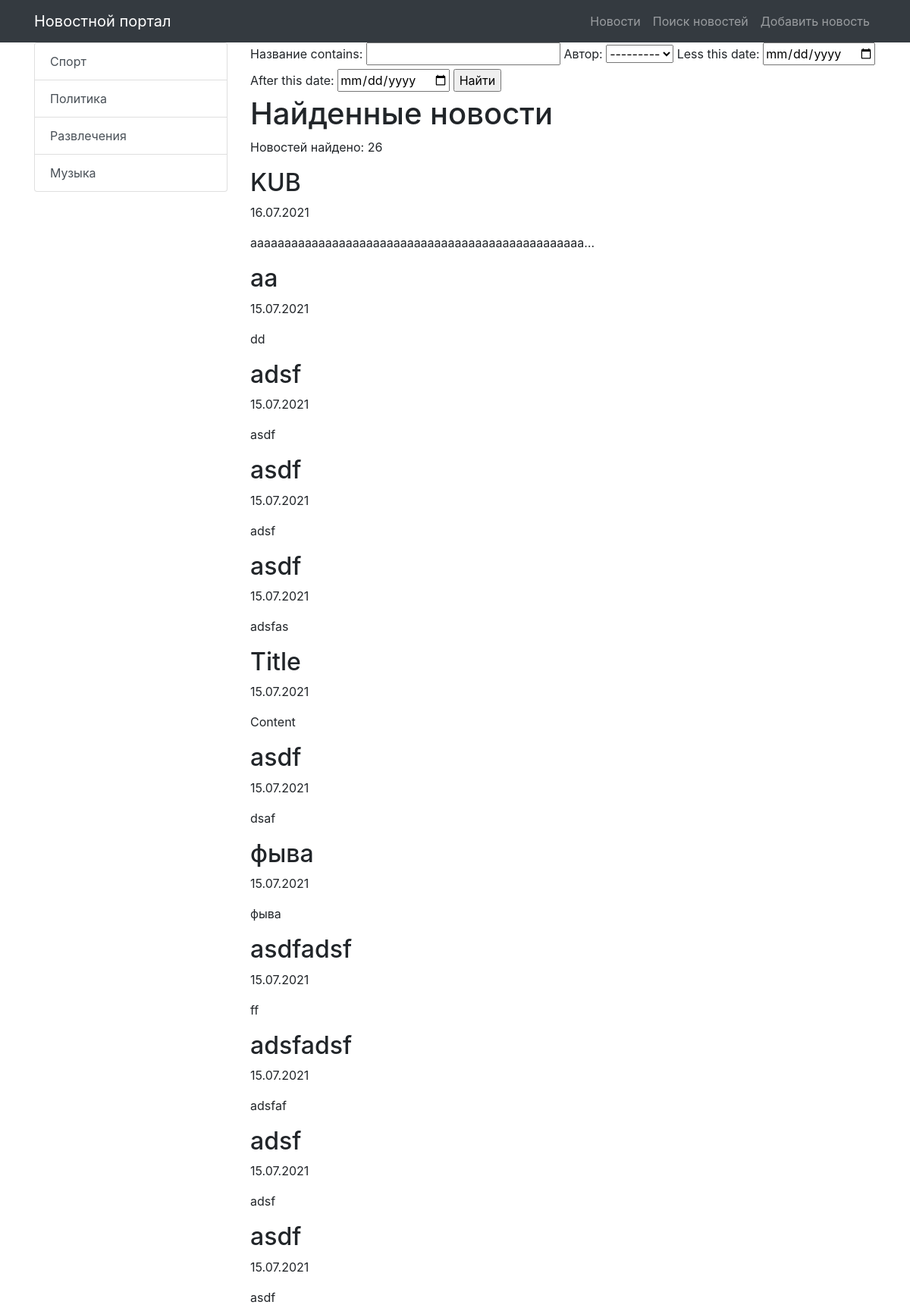
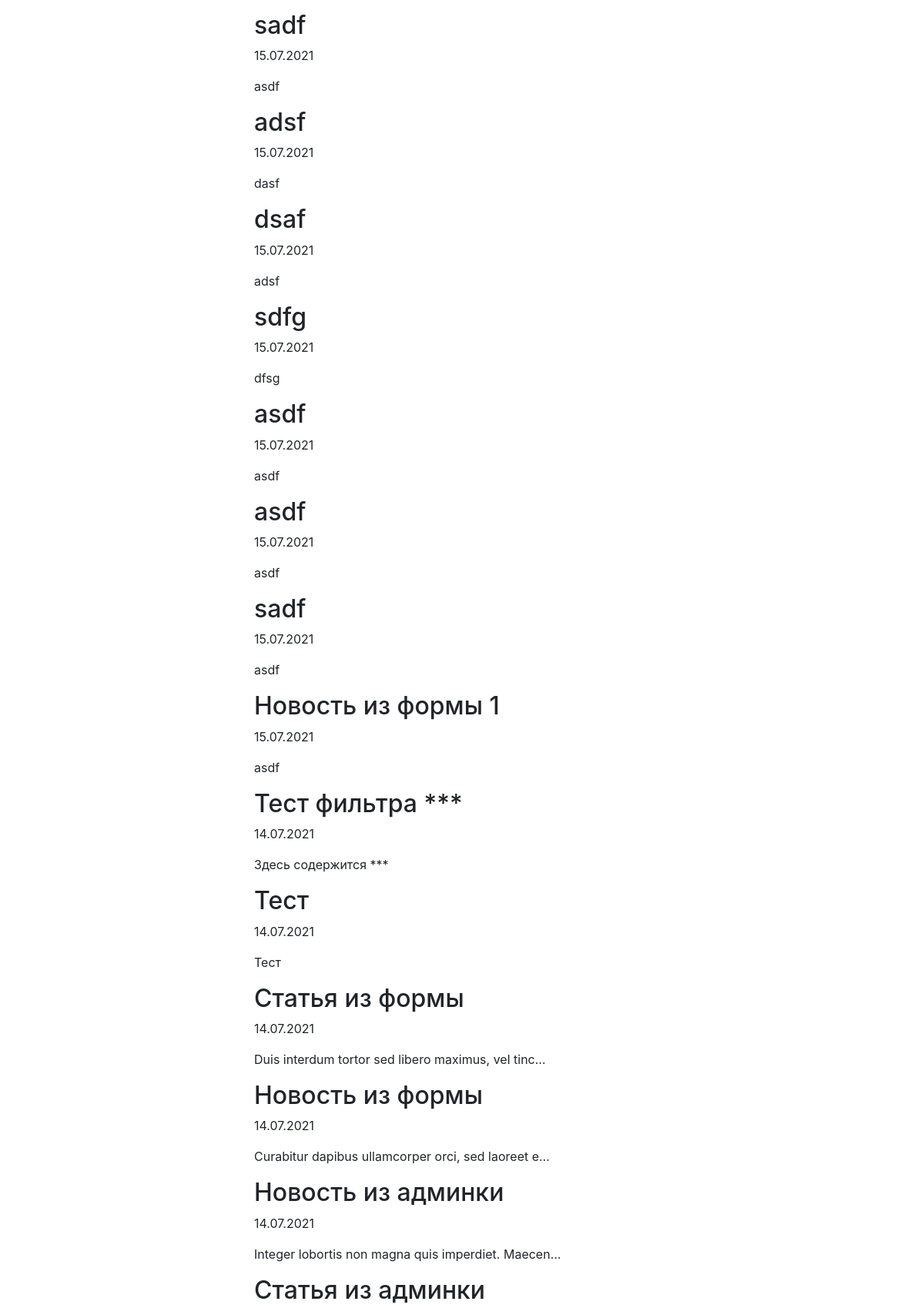
The app's page /news/search/ (upper part) with its own data (2 pictures, top to bottom).
### news/models.py (models this page shows, shortened)
class Category(models.Model):
    title = models.CharField(max_length=255, unique=True)
    subscribers = models.ManyToManyField(User)
    def get_absolute_url(self):
        return reverse('news_category', kwargs={'category_id': self.pk})

class Post(models.Model):
    TYPE = [
        ('Article', 'Статья'),
        ('News', 'Новость'),
    ]
    author = models.ForeignKey(Author, on_delete=models.CASCADE, verbose_name='Автор')
    category = models.ManyToManyField(Category, through='PostCategory')
    type = models.CharField(max_length=20, choices=TYPE, verbose_name='Тип', default='Article')
    creation_datetime = models.DateTimeField(auto_now_add=True, verbose_name='Дата публикации')
    title = models.CharField(max_length=255, verbose_name='Название')
    text = models.TextField(verbose_name='Содержание')
    rating = models.IntegerField(default=0)

### news/views.py (the view)
# urls.py: path('search/', NewsSearch.as_view(), name='news_search'),
class NewsSearch(ListView):
    model = Post
    template_name = 'news_search.html'
    context_object_name = 'news'
    queryset = Post.objects.order_by('-creation_datetime')
    paginate_by = 5
    def get_context_data(self, **kwargs):
        context = super().get_context_data(**kwargs)
        context['posts_amount'] = len(Post.objects.all())
        context['filter'] = PostFilter(self.request.GET, queryset=self.get_queryset())
        context['categories'] = Category.objects.all()
        return context

### news/models.py (called while the page is built)
    def __str__(self):
        return f"{self.user}"

### news/templatetags/custom_filters.py (called while the page is built)
@register.filter(name='censor')
def censor(text, swearing):
    if swearing in text:
        return text.replace(swearing, '***')
    return text

### templates/news_search.html (shortened to what this page needs)
{% extends 'default.html' %}
{% load custom_filters %}
{% block content %}
    <form method="GET">
    {{ filter.form }}
    <input type="submit" value="Найти">
    </form>
    <h1>Найденные новости</h1>
    {% if news %}
    <p> Новостей найдено: {{ filter.qs | length }}</p>
        {% for news_one in filter.qs %}
            <h2>{{ news_one.title | censor:'очень_плохое_слово'}}</h2>
            <p>{{ news_one.creation_datetime | date:'d.m.Y'}}</p>
            <p>{{ news_one.text | censor:'очень_плохое_слово' | truncatechars:50}}</p>
        {% endfor %}
    {% else %}
        <h2>Новости не найдены</h2>
    {% endif %}
{% endblock content %}

### templates/default.html (shortened to what this page needs)
{% load static %}
<!DOCTYPE html>
<html lang="en">
<head>
    <link href="{% static 'vendor/bootstrap/css/bootstrap.min.css' %}" rel="stylesheet">
</head>
<body>
<nav class="navbar navbar-expand-lg navbar-dark bg-dark static-top">
    <div class="container">
        <a class="navbar-brand" href="/news/">Новостной портал</a>
        <div class="collapse navbar-collapse" id="navbarResponsive">
            <ul class="navbar-nav ml-auto">
                <li class="nav-item">
                    <a class="nav-link" href="/news/">Новости</a>
                </li>
                <li class="nav-item">
                    <a class="nav-link" href="{% url 'news_search' %}">Поиск новостей</a>
                </li>
                <li class="nav-item">
                    <a class="nav-link" href="{% url 'news_add' %}">Добавить новость</a>
                </li>
            </ul>
        </div>
    </div>
</nav>
<div class="container">
    <div class="row">
        <div class="col-md-3">
            <div class="list-group">
                {% for item in categories %}
                <a href="{{ item.get_absolute_url }}" class="list-group-item list-group-item-action">
                    {{ item.title }}
                </a>
                {% endfor %}
            </div>
        </div>
        <div class="col-md-9">
            {% block content %}
            {% endblock content %}
        </div>
    </div>
</div>
</body>
</html>

### records on screen
Category: title "Спорт"
Category: title "Политика"
Category: title "Развлечения"
Category: title "Музыка"
Post: title|censor "KUB", creation_datetime "16.07.2021", text|censor "aaaaaaaaaaaaaaaaaaaaaaaaaaaaaaaaaaaaaaaaaaaaaaaaa…"
Post: title|censor "aa", creation_datetime "15.07.2021", text|censor "dd"
Post: title|censor "adsf", creation_datetime "15.07.2021", text|censor "asdf"
Post: title|censor "asdf", creation_datetime "15.07.2021", text|censor "adsf"
Post: title|censor "asdf", creation_datetime "15.07.2021", text|censor "adsfas"
Post: title|censor "Title", creation_datetime "15.07.2021", text|censor "Content"
Post: title|censor "asdf", creation_datetime "15.07.2021", text|censor "dsaf"
Post: title|censor "фыва", creation_datetime "15.07.2021", text|censor "фыва"
Post: title|censor "asdfadsf", creation_datetime "15.07.2021", text|censor "ff"
Post: title|censor "adsfadsf", creation_datetime "15.07.2021", text|censor "adsfaf"
Post: title|censor "adsf", creation_datetime "15.07.2021", text|censor "adsf"
Post: title|censor "asdf", creation_datetime "15.07.2021", text|censor "asdf"
Post: title|censor "sadf", creation_datetime "15.07.2021", text|censor "asdf"
Post: title|censor "adsf", creation_datetime "15.07.2021", text|censor "dasf"
Post: title|censor "dsaf", creation_datetime "15.07.2021", text|censor "adsf"
Post: title|censor "sdfg", creation_datetime "15.07.2021", text|censor "dfsg"
Post: title|censor "asdf", creation_datetime "15.07.2021", text|censor "asdf"
Post: title|censor "asdf", creation_datetime "15.07.2021", text|censor "asdf"
Post: title|censor "sadf", creation_datetime "15.07.2021", text|censor "asdf"
Post: title|censor "Новость из формы 1", creation_datetime "15.07.2021", text|censor "asdf"
Post: title|censor "Тест фильтра ***", creation_datetime "14.07.2021", text|censor "Здесь содержится ***"
Post: title|censor "Тест", creation_datetime "14.07.2021", text|censor "Тест"
Post: title|censor "Статья из формы", creation_datetime "14.07.2021", text|censor "Duis interdum tortor sed libero maximus, vel tinc…"
Post: title|censor "Новость из формы", creation_datetime "14.07.2021", text|censor "Curabitur dapibus ullamcorper orci, sed laoreet e…"
Post: title|censor "Новость из админки", creation_datetime "14.07.2021", text|censor "Integer lobortis non magna quis imperdiet. Maecen…"
Post: title|censor "Статья из админки"

### other values on screen
{{ filter.qs | length }} "26"
